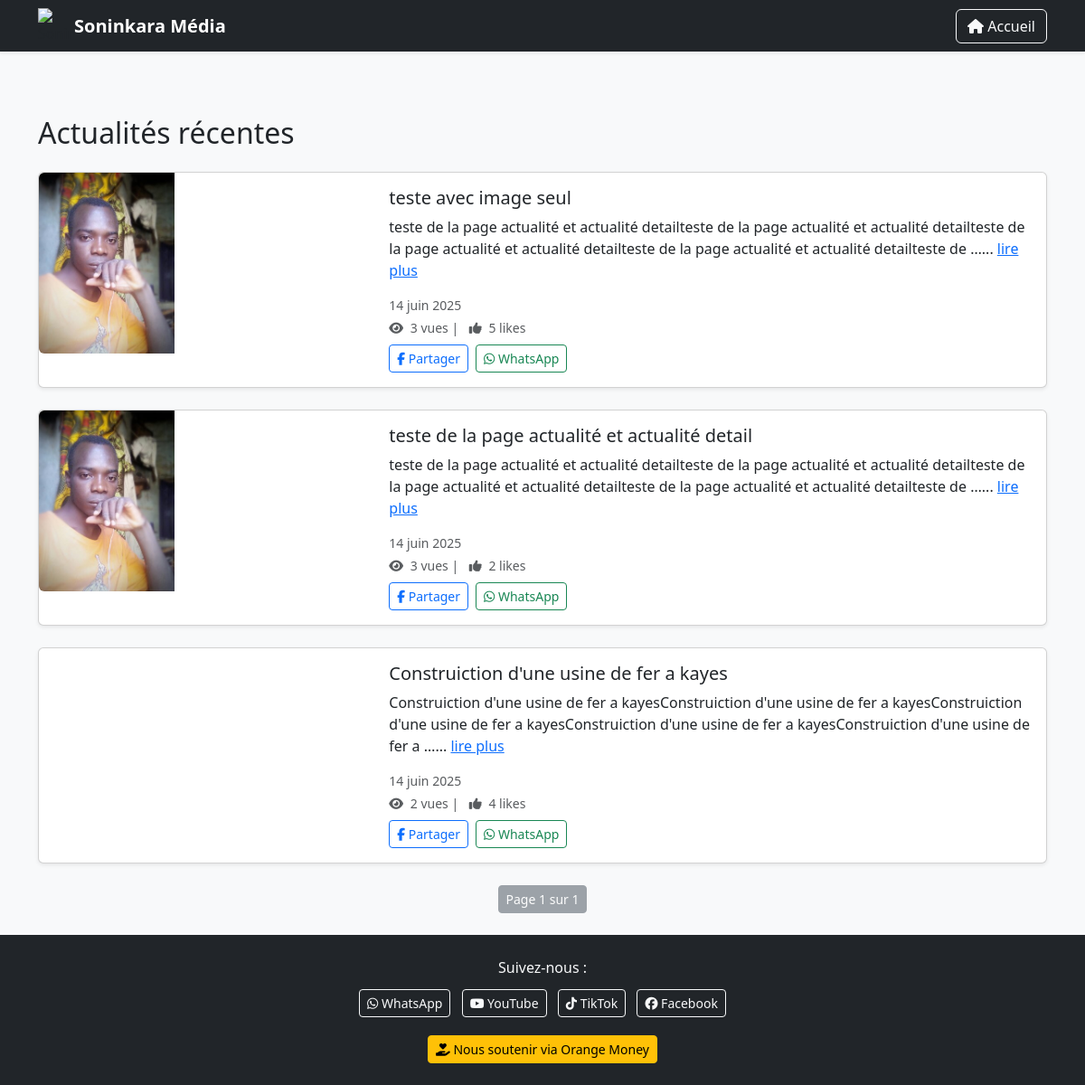
/actualites/, run on the app's committed database.
### index/models.py (models this page shows, shortened)
class Actualite(models.Model):
    titre = models.CharField(max_length=200)
    contenu = models.TextField()
    image = models.ImageField(upload_to='actualites/', null=True, blank=True)
    video = models.FileField(upload_to='actualites/', null=True, blank=True)
    vue = models.PositiveIntegerField(default=0)
    lecture = models.PositiveIntegerField(default=0)
    likes = models.PositiveIntegerField(default=0)
    date_publication = models.DateTimeField(auto_now_add=True)

### index/views.py (the view)
# urls.py: path('actualites/', views.actualites_list, name='actualites'),
def actualites_list(request) :
    Actualites = Actualite.objects.all().order_by('-date_publication')  # toute la liste
    paginator = Paginator(Actualites, 5)  # 5 actualités par page
    Page_number = request.GET.get('page')  # récupère ?page=2 depuis l’URL
    Page_obj = paginator.get_page(Page_number)  # découpe proprement même si page=999
    return render(request, 'actualiteslist.html', {'page_obj' : Page_obj})

### index/templates/actualiteslist.html (shortened to what this page needs)
{% load static %}
<!DOCTYPE html>
<html lang="fr">
<head>
  <link rel="stylesheet" href="https://cdnjs.cloudflare.com/ajax/libs/font-awesome/6.5.0/css/all.min.css">
  <link href="https://cdn.jsdelivr.net/npm/bootstrap@5.3.3/dist/css/bootstrap.min.css" rel="stylesheet">
</head>
<body>
<nav class="navbar navbar-expand-lg navbar-dark bg-dark shadow-sm fixed-top">
  <div class="container">
    <a>
      <img src="{% static 'images/logo.png' %}" alt="Soninkara Média" width="40" height="40" class="d-inline-block align-text-top">
    </a>
    <a class="navbar-brand fw-bold" href="{% url 'home' %}">Soninkara Média</a>
    <div class="ms-auto">
      <a href="{% url 'home' %}" class="btn btn-outline-light">
        <i class="fas fa-home"></i> Accueil
      </a>
    </div>
  </div>
</nav>
<div class="container mt-5">
  <h2 class="mb-4">Actualités récentes</h2>
  {% for actu in page_obj %}
    <div class="card mb-4 shadow-sm">
      <div class="row g-0">
        <div class="col-md-4">
          {% if actu.image %}
            <a href="{% url 'actualite_detail' actu.id %}">
              <img src="{{ actu.image.url }}" class="img-fluid rounded-start" style="height: 200px; object-fit: cover;">
            </a>
          {% elif actu.video %}
            <a href="{% url 'actualite_detail' actu.id %}">
              <video class="w-100 rounded-start" style="height: 200px; object-fit: cover;" muted>
                <source src="{{ actu.video.url }}" type="video/mp4">
              </video>
            </a>
          {% endif %}
        </div>
        <div class="col-md-8">
          <div class="card-body d-flex flex-column justify-content-between h-100">
            <div>
              <h5 class="card-title">{{ actu.titre }}</h5>
              <p class="card-text">
                {{ actu.contenu|truncatewords:30 }}...
                <a href="{% url 'actualite_detail' actu.id %}" class="text-primary">lire plus</a>
              </p>
              <p class="card-text text-muted small mb-1">{{ actu.date_publication|date:"d F Y" }}</p>
              <div class="text-muted small">
                <i class="fas fa-eye me-1"></i> {{ actu.vue }} vues |
                <i class="fas fa-thumbs-up me-1 ms-2"></i> {{ actu.likes }} likes
              </div>
            </div>
            <div class="mt-2 d-flex gap-2">
              <a class="btn btn-outline-primary btn-sm" target="_blank"
                 href="https://www.facebook.com/sharer/sharer.php?u={{ request.build_absolute_uri }}">
                <i class="fab fa-facebook-f"></i> Partager
              </a>
              <a class="btn btn-outline-success btn-sm" target="_blank"
                 href="https://api.whatsapp.com/send?text={{ request.build_absolute_uri }}">
                <i class="fab fa-whatsapp"></i> WhatsApp
              </a>
            </div>
          </div>
        </div>
      </div>
    </div>
  {% endfor %}
  <div class="pagination d-flex justify-content-center my-4">
    <span class="page-links">
      <span class="btn btn-secondary btn-sm disabled">
        Page {{ page_obj.number }} sur {{ page_obj.paginator.num_pages }}
      </span>
    </span>
  </div>
</div>
<footer class="bg-dark text-light text-center p-4 mt-4">
  <div class="mb-2">Suivez-nous :</div>
  <a class="btn btn-outline-light btn-sm m-1" href="https://wa.me/221000000000" target="_blank"><i class="fab fa-whatsapp"></i> WhatsApp</a>
  <a class="btn btn-outline-light btn-sm m-1" href="https://youtube.com" target="_blank"><i class="fab fa-youtube"></i> YouTube</a>
  <a class="btn btn-outline-light btn-sm m-1" href="https://tiktok.com" target="_blank"><i class="fab fa-tiktok"></i> TikTok</a>
  <a class="btn btn-outline-light btn-sm m-1" href="https://facebook.com" target="_blank"><i class="fab fa-facebook"></i> Facebook</a>
  <div class="mt-3">
    <a href="https://www.orange.sn/money/" target="_blank" class="btn btn-warning btn-sm">
      <i class="fas fa-hand-holding-heart"></i> Nous soutenir via Orange Money
    </a>
  </div>
</footer>
</body>
</html>

### index/templates/actualiteslist.html (style rules this page uses)
body { padding-top: 80px; background-color: #f8f9fa; }

### data on the page
Actualite: image (picture), titre "teste avec image seul", contenu "teste de la page actualité et actualité detailteste de la page actualité et actualité detailteste de la page actualité et actualité detailteste de la page actualité et actualité detailteste de …", date_publication "14 juin 2025", vue "3", likes "5"
Actualite: image (picture), titre "teste de la page actualité et actualité detail", contenu "teste de la page actualité et actualité detailteste de la page actualité et actualité detailteste de la page actualité et actualité detailteste de la page actualité et actualité detailteste de …", date_publication "14 juin 2025", vue "3", likes "2"
Actualite: titre "Construiction d'une usine de fer a kayes", contenu "Construiction d'une usine de fer a kayesConstruiction d'une usine de fer a kayesConstruiction d'une usine de fer a kayesConstruiction d'une usine de fer a kayesConstruiction d'une usine de fer a …", date_publication "14 juin 2025", vue "2", likes "4"

### other printed values
{{ page_obj.number }} "1"
{{ page_obj.paginator.num_pages }} "1"
